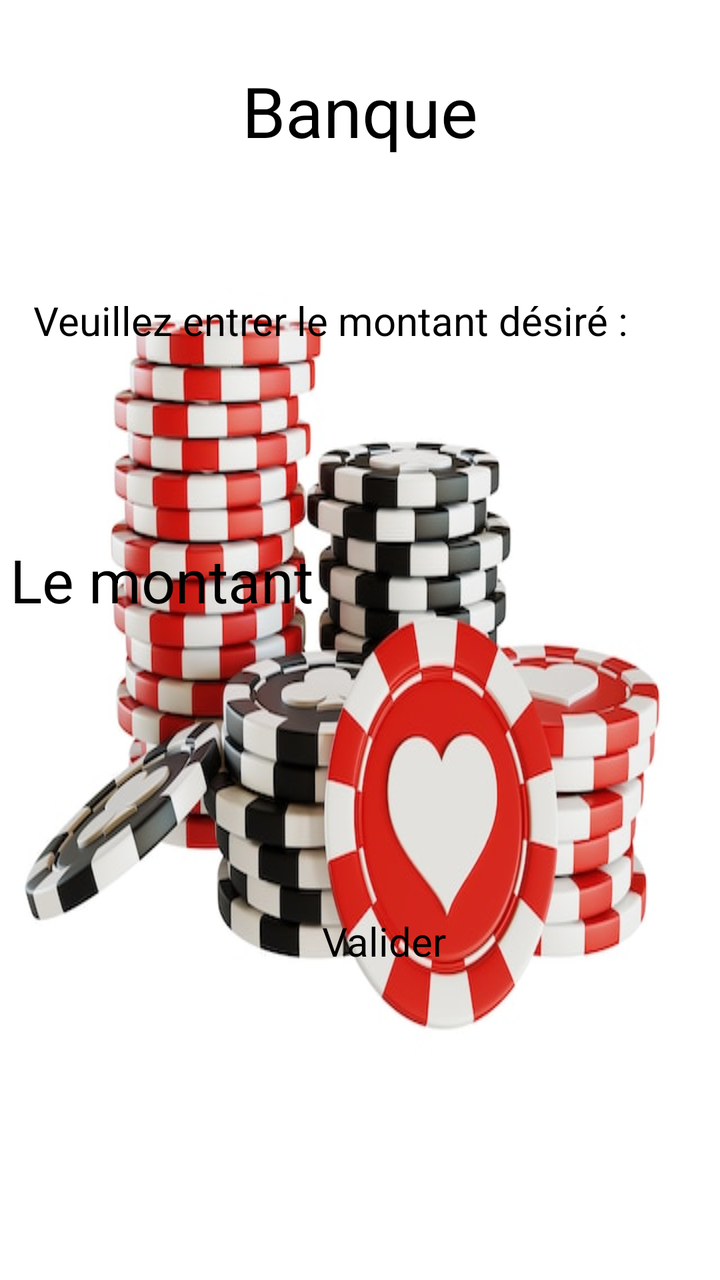
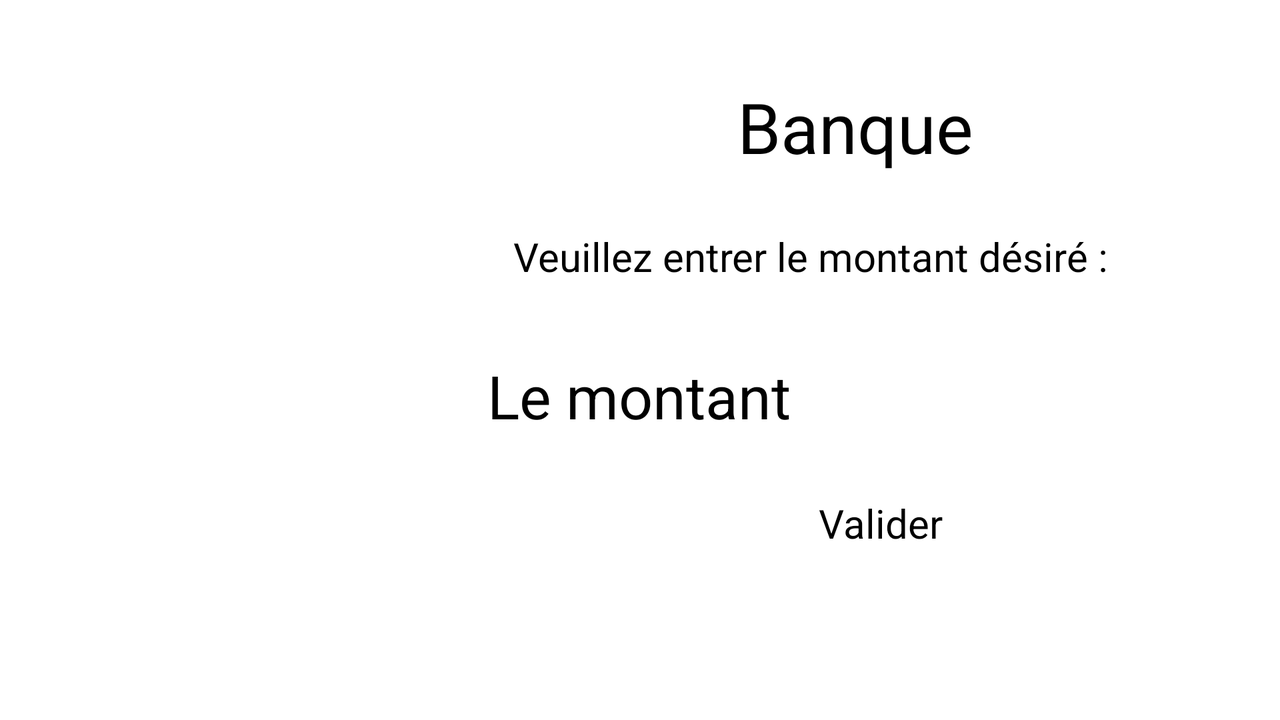

One screen, two layout resources from the same app: the default and the repository's alternative for another configuration. Each is rendered where Android would select it; the XML of both is given below.
<!-- AndroidManifest.xml: application theme Theme.Casino -->
<!-- res/layout/activity_banque.xml -->
<?xml version="1.0" encoding="utf-8"?>
<androidx.constraintlayout.widget.ConstraintLayout xmlns:android="http://schemas.android.com/apk/res/android"
    xmlns:app="http://schemas.android.com/apk/res-auto"
    xmlns:tools="http://schemas.android.com/tools"
    android:layout_width="match_parent"
    android:layout_height="match_parent"
    tools:context=".BanqueActivity"
    android:background="@drawable/jetons">

    <TextView
        android:id="@+id/textView2"
        android:layout_width="wrap_content"
        android:layout_height="wrap_content"
        android:layout_marginTop="32dp"
        android:text="@string/banque_titre"
        android:textSize="35sp"
        app:layout_constraintEnd_toEndOf="parent"
        app:layout_constraintStart_toStartOf="parent"
        app:layout_constraintTop_toTopOf="parent" />

    <EditText
        android:id="@+id/edit_montant"
        android:layout_width="wrap_content"
        android:layout_height="wrap_content"
        android:layout_marginTop="96dp"
        android:ems="10"
        android:hint="@string/montant_hint_banque"
        android:inputType="number"
        android:textSize="30sp"
        app:layout_constraintEnd_toEndOf="parent"
        app:layout_constraintHorizontal_bias="0.491"
        app:layout_constraintStart_toStartOf="parent"
        app:layout_constraintTop_toBottomOf="@+id/textView4" />

    <Button
        android:id="@+id/btn_validation_banque"
        android:layout_width="wrap_content"
        android:layout_height="wrap_content"
        android:layout_marginTop="136dp"
        android:text="@string/valider"
        android:textSize="20sp"
        app:layout_constraintBottom_toBottomOf="parent"
        app:layout_constraintEnd_toEndOf="parent"
        app:layout_constraintHorizontal_bias="0.54"
        app:layout_constraintStart_toStartOf="parent"
        app:layout_constraintTop_toBottomOf="@+id/edit_montant"
        app:layout_constraintVertical_bias="0.066" />

    <TextView
        android:id="@+id/textView4"
        android:layout_width="327dp"
        android:layout_height="0dp"
        android:layout_marginTop="68dp"
        android:text="@string/texte_demande_montant"
        android:textSize="20sp"
        app:layout_constraintEnd_toEndOf="parent"
        app:layout_constraintStart_toStartOf="parent"
        app:layout_constraintTop_toBottomOf="@+id/textView2" />
</androidx.constraintlayout.widget.ConstraintLayout>
<!-- resources referenced by this layout -->
<resources>
  <!-- drawable jetons: jpg bitmap (drawable, 51109 bytes) -->
  <string name="banque_titre">Banque</string>
  <string name="montant_hint_banque">Le montant</string>
  <string name="texte_demande_montant">Veuillez entrer le montant désiré :</string>
  <string name="valider">Valider</string>
</resources>
<!-- res/layout-land/activity_banque.xml (the repository's variant of the layout above) -->
<!-- drawn on the phone turned sideways -->
<?xml version="1.0" encoding="utf-8"?>
<androidx.constraintlayout.widget.ConstraintLayout xmlns:android="http://schemas.android.com/apk/res/android"
    xmlns:app="http://schemas.android.com/apk/res-auto"
    xmlns:tools="http://schemas.android.com/tools"
    android:layout_width="match_parent"
    android:layout_height="match_parent"
    tools:context=".BanqueActivity">

    <TextView
        android:id="@+id/textView2"
        android:layout_width="wrap_content"
        android:layout_height="wrap_content"
        android:layout_marginTop="40dp"
        android:text="@string/banque_titre"
        android:textSize="35sp"
        app:layout_constraintEnd_toEndOf="parent"
        app:layout_constraintHorizontal_bias="0.706"
        app:layout_constraintStart_toStartOf="parent"
        app:layout_constraintTop_toTopOf="parent" />

    <EditText
        android:id="@+id/edit_montant"
        android:layout_width="wrap_content"
        android:layout_height="wrap_content"
        android:layout_marginTop="36dp"
        android:ems="10"
        android:hint="@string/montant_hint_banque"
        android:inputType="number"
        android:textSize="30sp"
        app:layout_constraintEnd_toEndOf="parent"
        app:layout_constraintHorizontal_bias="0.84"
        app:layout_constraintStart_toStartOf="parent"
        app:layout_constraintTop_toBottomOf="@+id/textView4" />

    <Button
        android:id="@+id/btn_validation_banque"
        android:layout_width="wrap_content"
        android:layout_height="wrap_content"
        android:layout_marginBottom="48dp"
        android:text="@string/valider"
        android:textSize="20sp"
        app:layout_constraintBottom_toBottomOf="parent"
        app:layout_constraintEnd_toEndOf="parent"
        app:layout_constraintHorizontal_bias="0.708"
        app:layout_constraintStart_toStartOf="parent"
        app:layout_constraintTop_toBottomOf="@+id/edit_montant"
        app:layout_constraintVertical_bias="0.448" />

    <TextView
        android:id="@+id/textView4"
        android:layout_width="327dp"
        android:layout_height="0dp"
        android:layout_marginTop="28dp"
        android:text="@string/texte_demande_montant"
        android:textSize="20sp"
        app:layout_constraintEnd_toEndOf="parent"
        app:layout_constraintHorizontal_bias="0.82"
        app:layout_constraintStart_toStartOf="parent"
        app:layout_constraintTop_toBottomOf="@+id/textView2" />

    <ImageView
        android:id="@+id/imageView4"
        android:layout_width="wrap_content"
        android:layout_height="wrap_content"
        app:layout_constraintBottom_toBottomOf="parent"
        app:layout_constraintEnd_toEndOf="parent"
        app:layout_constraintHorizontal_bias="0.157"
        app:layout_constraintStart_toStartOf="parent"
        app:layout_constraintTop_toTopOf="parent"
        app:layout_constraintVertical_bias="0.381"
        app:srcCompat="@drawable/logo" />

</androidx.constraintlayout.widget.ConstraintLayout>
<!-- resources referenced by the variant -->
<!-- as the phone turned sideways resolves them -->
<resources>
  <!-- drawable logo: png bitmap (drawable, 30419 bytes) -->
  <string name="banque_titre">Banque</string>
  <string name="montant_hint_banque">Le montant</string>
  <string name="texte_demande_montant">Veuillez entrer le montant désiré :</string>
  <string name="valider">Valider</string>
</resources>
